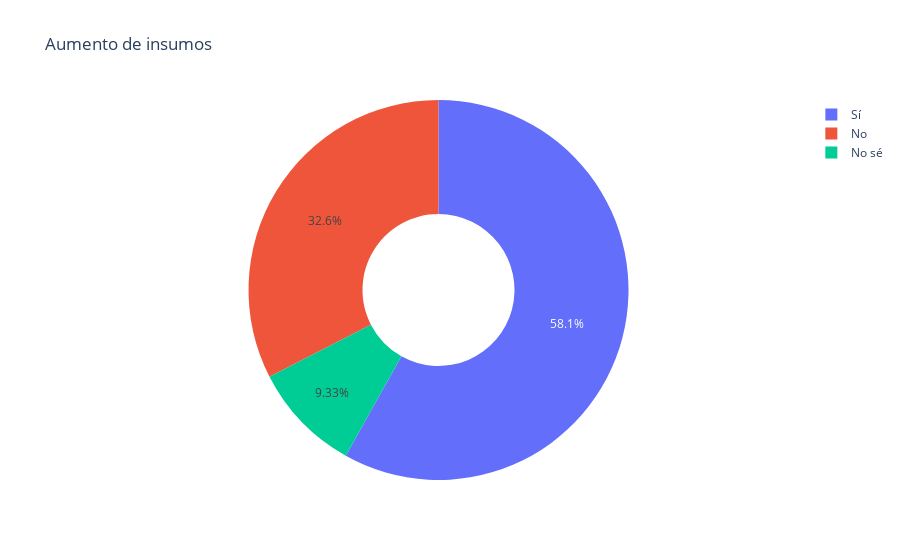

The code cell stored with this chart in its notebook:
### Code cell
#Aumento insumos
si=0
no = 0
nose=0
for i in range(0, len(data)):
    if df['aumento_insumos'][i] == 'Sí':
        si += 1
    if df['aumento_insumos'][i] == 'No':
        no += 1
    if df['aumento_insumos'][i] == 'No sé':
        nose += 1
        
fig = px.pie(values = [si, no, nose], names=['Sí','No','No sé'], hole = 0.4, title = 'Aumento de insumos')
fig.show()

### Figure 1 — Plotly figure (JSON) as saved in the notebook; plotly's stock layout.template omitted (floating-point values rounded to 4 significant figures)
{"data": [{"domain": {"x": [0, 1], "y": [0, 1]}, "hole": 0.4, "hovertemplate": "label=%{label}<br>value=%{value}<extra></extra>", "labels": ["Sí", "No", "No sé"], "legendgroup": "", "name": "", "showlegend": true, "type": "pie", "values": [548, 307, 88]}], "layout": {"legend": {"tracegroupgap": 0}, "title": {"text": "Aumento de insumos"}}}
